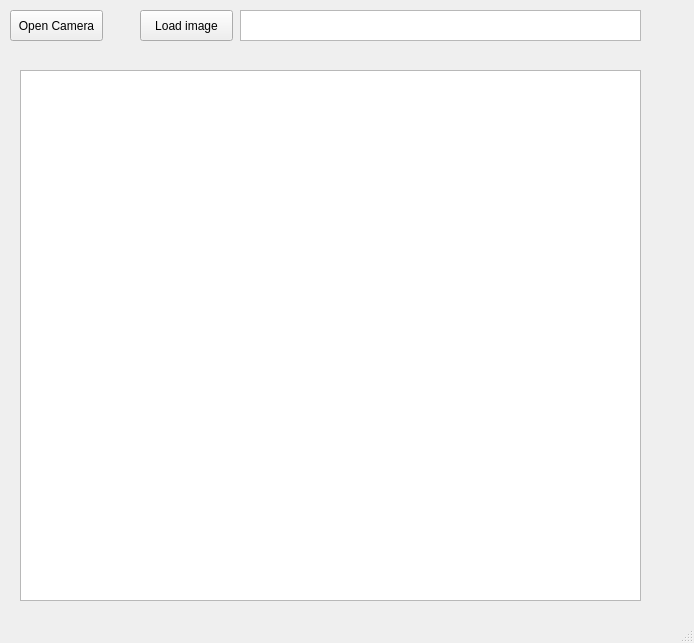
<?xml version="1.0" encoding="UTF-8"?>
<ui version="4.0">
 <class>MainWindow</class>
 <widget class="QMainWindow" name="MainWindow">
  <property name="geometry">
   <rect>
    <x>0</x>
    <y>0</y>
    <width>694</width>
    <height>643</height>
   </rect>
  </property>
  <property name="windowTitle">
   <string>MainWindow</string>
  </property>
  <widget class="QWidget" name="centralwidget">
   <widget class="QPushButton" name="btnOpenCamera">
    <property name="geometry">
     <rect>
      <x>10</x>
      <y>10</y>
      <width>93</width>
      <height>31</height>
     </rect>
    </property>
    <property name="text">
     <string>Open Camera</string>
    </property>
   </widget>
   <widget class="QPushButton" name="btnLoadImage">
    <property name="geometry">
     <rect>
      <x>140</x>
      <y>10</y>
      <width>93</width>
      <height>31</height>
     </rect>
    </property>
    <property name="text">
     <string>Load image</string>
    </property>
   </widget>
   <widget class="QTextEdit" name="textEdit">
    <property name="geometry">
     <rect>
      <x>240</x>
      <y>10</y>
      <width>401</width>
      <height>31</height>
     </rect>
    </property>
   </widget>
   <widget class="QGraphicsView" name="views">
    <property name="geometry">
     <rect>
      <x>20</x>
      <y>70</y>
      <width>621</width>
      <height>531</height>
     </rect>
    </property>
   </widget>
  </widget>
  <widget class="QMenuBar" name="menubar">
   <property name="geometry">
    <rect>
     <x>0</x>
     <y>0</y>
     <width>694</width>
     <height>26</height>
    </rect>
   </property>
  </widget>
  <widget class="QStatusBar" name="statusbar"/>
 </widget>
 <resources/>
 <connections/>
</ui>
